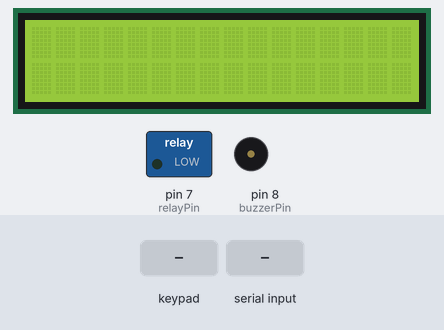
This sketch was run on a simulated Arduino Uno, built with avr-gcc and run on an emulated ATmega328P. Parts: 16×2 character LCD, switched loads named in the sketch (green lamp = pin HIGH), buzzer (waves = sounding). The test bench sets the inputs (shaded band). What the sketch prints to the serial monitor is not drawn.

Above: at 1.2 s.
1.3 s: keypad keys 8 9 9 1 2 3 pressed 0.4 s apart
At 2.1 s:
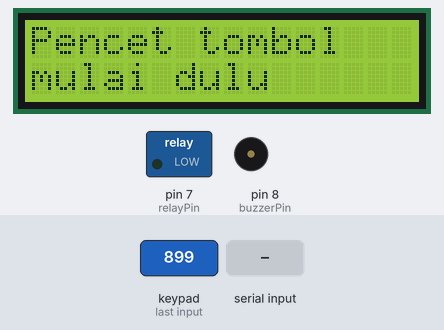
5.9 s: key 'B' pressed
At 8.6 s:
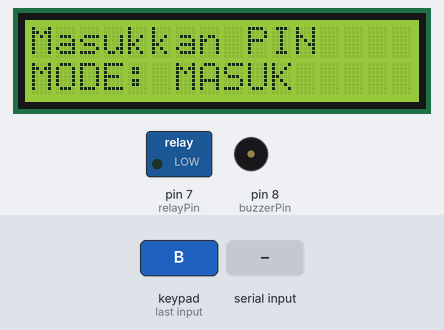
8.9 s: keypad keys 8 9 9 1 2 3 # pressed 0.4 s apart
At 11.6 s:
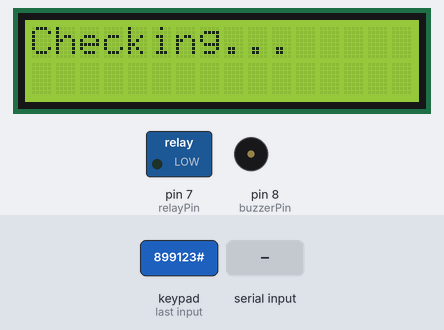
13.2 s: "VALID\n" received over Serial
At 14.0 s:
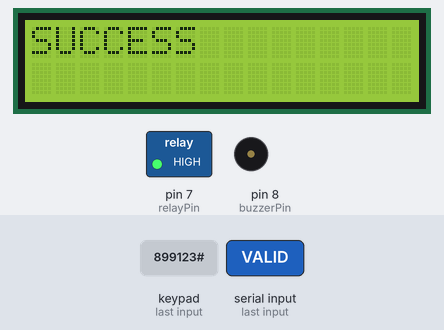
15.1 s: key 'C' pressed
18.1 s: keypad keys 8 9 9 1 2 3 * pressed 0.4 s apart
At 27.9 s:
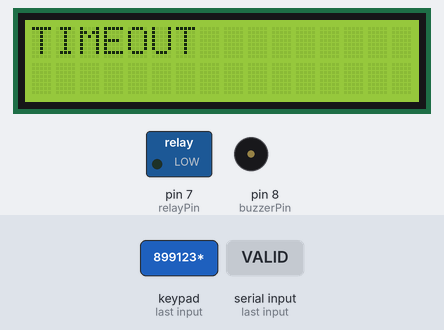
Timing chart, 0 to 28.7 s (numbered marks = the images above; inputs shaded):
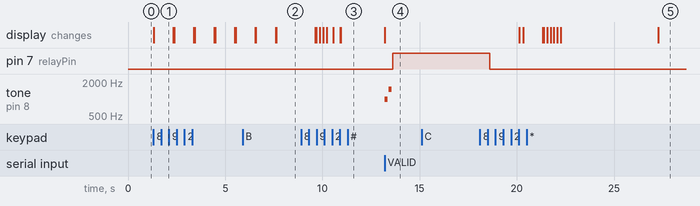

Measured:
- after the input at 1.3 s, the display: changes at once (image 1)
- after the input at 5.9 s, the display: first differs from a run without the input after 1.7 s (image 2)
- after the input at 8.9 s, the display: first differs from a run without the input after 0.77 s (image 3 shows a later state)
- after the input at 13.2 s, pin 7 (relayPin): LOW → HIGH after 0.42 s; tone on pin 8 (buzzerPin): silent → 1000 Hz at once, → silent 0.15 s later, → 1500 Hz 0.05 s later, → silent 0.15 s later; the display: changes at once (image 4)
- after the input at 15.1 s, every drawn part: stays the same
- after the input at 18.1 s, the display: first differs from a run without the input after 3.3 s (image 5 shows a later state)

The sketch:

test1.ino
```cpp
#include <Keypad.h>
#include <Wire.h>
#include <LiquidCrystal_I2C.h>

int buzzerPin = 8;
int relayPin = 7;

unsigned long start;
unsigned long inputStart = 0;
const unsigned long INPUT_TIMEOUT = 15000;  // 15 detik
int i;
int input[6];
int count = 0;
String pinstr = "";
String access_mode = "";
String ArduinoItemID = "899123";

// rows x cols
const byte ROWS = 4;
const byte COLS = 4;

LiquidCrystal_I2C lcd(0x27, 16, 2);

char keys[ROWS][COLS] = {
  { '1', '2', '3', 'A' },
  { '4', '5', '6', 'B' },
  { '7', '8', '9', 'C' },
  { '*', '0', '#', 'D' }
};

byte rowPins[ROWS] = { 5, 4, 3, 2 };      // R1,R2,R3,R4
byte colPins[COLS] = { A3, A2, A1, A0 };  // C1,C2,C3,C4

Keypad keypad = Keypad(makeKeymap(keys), rowPins, colPins, ROWS, COLS);

void printPIN(int arr[], int len) {
  lcd.clear();
  lcd.setCursor(0, 0);
  for (int i = 0; i < len; i++) {
    lcd.print("*");
  }
  lcd.setCursor(0, 1);
  lcd.print("MODE: ");
  lcd.print(access_mode);

  return;
}

void setup() {
  pinMode(relayPin, OUTPUT);
  digitalWrite(relayPin, LOW);
  Serial.begin(9600);
  lcd.init();
  lcd.backlight();
  lcd.clear();
  lcd.setCursor(0, 0);
}

bool status = true;

void loop() {
  if (count == 6) {
    pinstr = "";

    for (int i = 0; i < 6; i++) {
      pinstr += String(input[i]);
    }

    Serial.println("PIN," + ArduinoItemID + "," + pinstr + "," + access_mode);

    lcd.clear();
    lcd.setCursor(0, 0);
    lcd.print("Checking...");

    start = millis();
    while (!Serial.available()) {
      if (millis() - start > 5000) {
        lcd.clear();
        lcd.print("TIMEOUT");
        delay(1500);
        count = 0;
        pinstr = "";
        status = true;
        access_mode = "";
        return;
      }
    }

    String response = Serial.readStringUntil('\n');
    response.trim();

    if (response == "VALID") {
      lcd.clear();
      lcd.setCursor(0, 0);
      lcd.print("SUCCESS");

      if (access_mode == "MASUK") {
        tone(buzzerPin, 1000, 150);
        delay(200);
        tone(buzzerPin, 1500, 150);
        delay(200);
      } else {
        tone(buzzerPin, 500, 600);
        delay(650);
      }

      digitalWrite(relayPin, HIGH);
      delay(5000);
      digitalWrite(relayPin, LOW);
    } else {
      lcd.clear();
      lcd.setCursor(0, 0);
      lcd.print("ACCESS DENIED");

      tone(buzzerPin, 300, 300);
      delay(500);
      tone(buzzerPin, 100, 500);
    }
    delay(1500);
    lcd.clear();
    status = true;
    count = 0;
    for (int i = 0; i < 6; i++) {
      input[i] = 0;
    }
    pinstr = "";
  }

  char key = keypad.getKey();

  if (key != NO_KEY && !status) {
    inputStart = millis();
  }
  // Timeout input PIN setelah tekan B/C
  if (!status && inputStart > 0 && millis() - inputStart > INPUT_TIMEOUT) {
    lcd.clear();
    lcd.setCursor(0, 0);
    lcd.print("TIMEOUT");
    tone(buzzerPin, 200, 600);
    delay(1500);
    lcd.clear();
    count = 0;
    pinstr = "";
    access_mode = "";
    inputStart = 0;
    status = true;
  }

  if (status && key == 'B') {
    access_mode = "MASUK";
    status = false;
    count = 0;
    inputStart = millis();

    lcd.clear();
    lcd.setCursor(0, 0);
    lcd.print("Masukkan PIN");
    lcd.setCursor(0, 1);
    lcd.print("MODE: ");
    lcd.print(access_mode);

    delay(2000);
    lcd.clear();
  } else if (status && key == 'C') {
    access_mode = "KELUAR";
    status = false;
    count = 0;
    inputStart = millis();

    lcd.clear();
    lcd.setCursor(0, 0);
    lcd.print("Masukkan PIN");
    lcd.setCursor(0, 1);
    lcd.print("MODE: ");
    lcd.print(access_mode);

    delay(1000);
    lcd.clear();
  } else if (key == 'A' && count > 0) {
    count--;
    printPIN(input, count);
  } else if (key >= '0' && key <= '9' && count < 6) {
    if (!status) {
      input[count] = key - '0';
      count++;
      printPIN(input, count);
    } else {
      lcd.clear();
      lcd.setCursor(0, 0);
      lcd.print("Pencet tombol");
      lcd.setCursor(0, 1);
      lcd.print("mulai dulu");
      delay(1000);
      lcd.clear();
      lcd.setCursor(0, 0);
    }
  }
}
```

test0.ino
```cpp
/*#include <Keypad.h>
#include <Wire.h>
#include <LiquidCrystal_I2C.h>

int buzzerPin = 8;

int input[6];
int password[6] = {1, 2, 3, 4, 5, 6};
int count = 0;
const int ArduinoItemID = 899123;

// rows x cols
const byte ROWS = 4;
const byte COLS = 4;

LiquidCrystal_I2C lcd(0x27, 16, 2);

char keys[ROWS][COLS] = {
  {'1','2','3','A'},
  {'4','5','6','B'},
  {'7','8','9','C'},
  {'*','0','#','D'}
};

byte rowPins[ROWS] = {5, 4, 3, 2}; // R1,R2,R3,R4
byte colPins[COLS] = {A3, A2, A1, A0};   // C1,C2,C3,C4

Keypad keypad = Keypad(makeKeymap(keys), rowPins, colPins, ROWS, COLS);

void printPIN(int arr[], int len) {
  lcd.clear();
  lcd.setCursor(0, 0);
  for (int i = 0; i < len; i++) {
    lcd.print("*");
  }
  return;
}

bool comparr(int arr1[], int arr2[], int len) {
  for (int i = 0; i < len; i++) {
    if (arr1[i] != arr2[i]) return false;
  }
  return true;
}

void setup() {
  Serial.begin(9600);
  lcd.init();
  lcd.backlight();
  lcd.setCursor(0,0);
}

void loop() {
  char key = keypad.getKey();

  if (key) {
    // ENTER = #
    if (key == '#') {
      if (count == 6) {
        // PREVIOUS PROTOTYPE
        if (comparr(password, input, 6)) {
          // Success
          lcd.clear();
          lcd.setCursor(0, 0);
          lcd.print("Success");
          tone(buzzerPin, 800, 300);
          delay(500);
          tone(buzzerPin, 1200, 500);
          delay(500);
          lcd.clear();
        } else {
          // Wrong Pass
          lcd.clear();
          lcd.setCursor(0, 0);
          lcd.print("Wrong");
          tone(buzzerPin, 300, 300);
          delay(500);
          tone(buzzerPin, 100, 500);
          delay(500);
          lcd.clear();
        }
        // Serial.print("PIN,");
        // Serial.print(ArduinoItemID);
        // Serial.print(",");
        //
        // for (int i = 0; i < 6; i++) {
        //   Serial.print(input[i]);
        // }
        // Serial.print(",");
        //
        // lcd.clear();
        // lcd.setCursor(0, 0);
        //
        // lcd.print("Checking...");
        // delay(750);
      } else {
        // Invalid
        lcd.clear();
        lcd.setCursor(0, 0);
        lcd.print("Invalid");
        tone(buzzerPin, 100, 1000);
        delay(1000);
        lcd.clear();
      }

      count = 0;
    }
    else if (key == '*' && count > 0) {
      count--;
      printPIN(input, count);
    }
    else if (key >= '0' && key <= '9' && count < 6) {
      input[count] = key - '0';
      count++;
      printPIN(input, count);
    }
  }

  // Handle response from PC if PIN not invalid
  // if (Serial.available()) {
  //   String response = Serial.readStringUntil('\n');
  //
  //   if (response.startsWith("VALID")) {
  //     lcd.clear();
  //     lcd.setCursor(0, 0);
  //     lcd.print("Success");
  //
  //     lcd.clear();
  //
  //     lcd.print("Masuk? ('#': Ya, '*': Tidak)");
  //     key = keypad.getKey();
  //     if (key == '#') {
  //       lcd.print("Berhasil");
  //       Serial.print("MASUK");
  //     } else {
  //       Serial.print("BATAL_MASUK");
  //     }
  //     Serial.println();
  //
  //     tone(buzzerPin, 800, 300);
  //     delay(500);
  //     tone(buzzerPin, 1200, 500);
  //     delay(500);
  //
  //     lcd.clear();
  //   } else if (response.startsWith("INVALID")) {
  //     lcd.clear();
  //     lcd.setCursor(0, 0);
  //     lcd.print("Wrong");
  //     Serial.print("SALAH");
  //     Serial.println();
  //
  //     tone(buzzerPin, 300, 300);
  //     delay(500);
  //     tone(buzzerPin, 100, 500);
  //     delay(500);
  //
  //     lcd.clear();
  //   }
  // }
}*/
```
